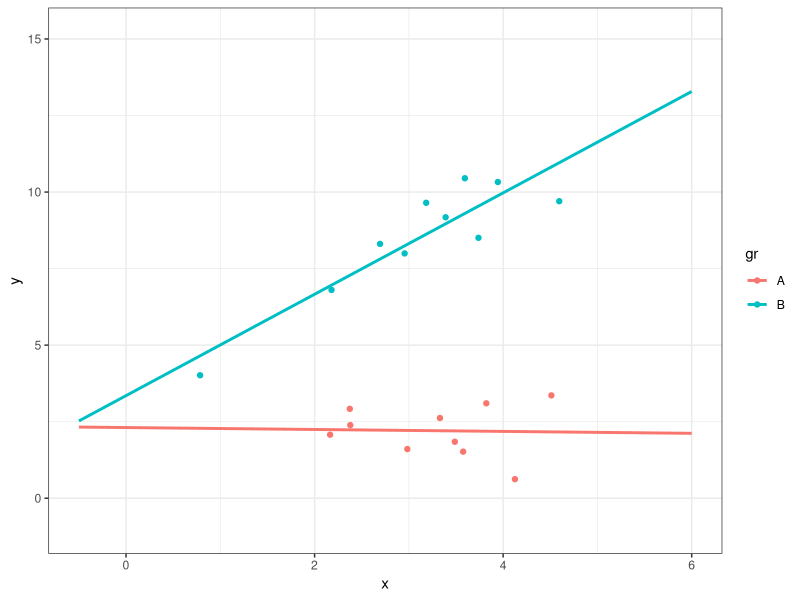
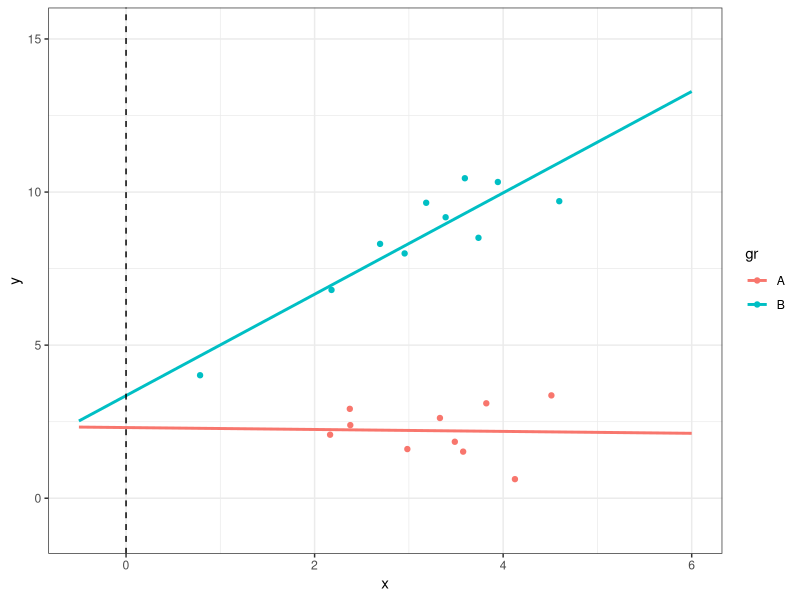
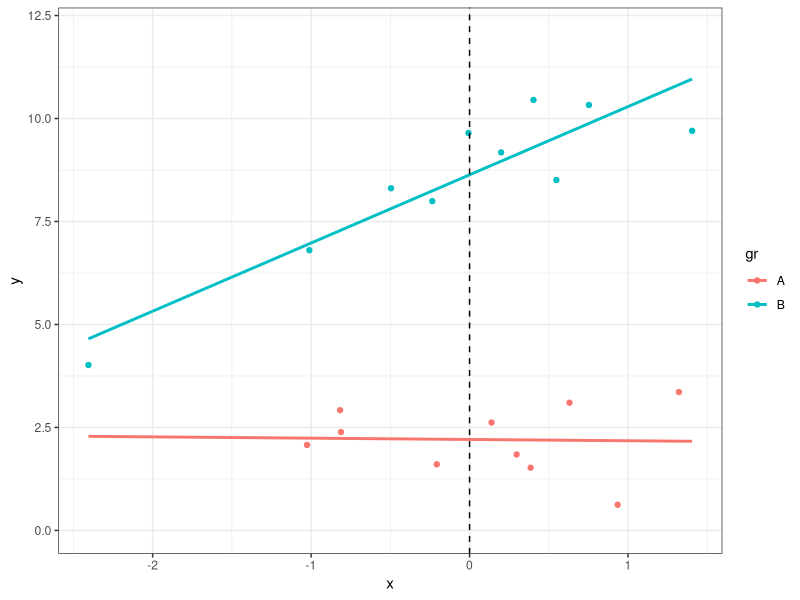
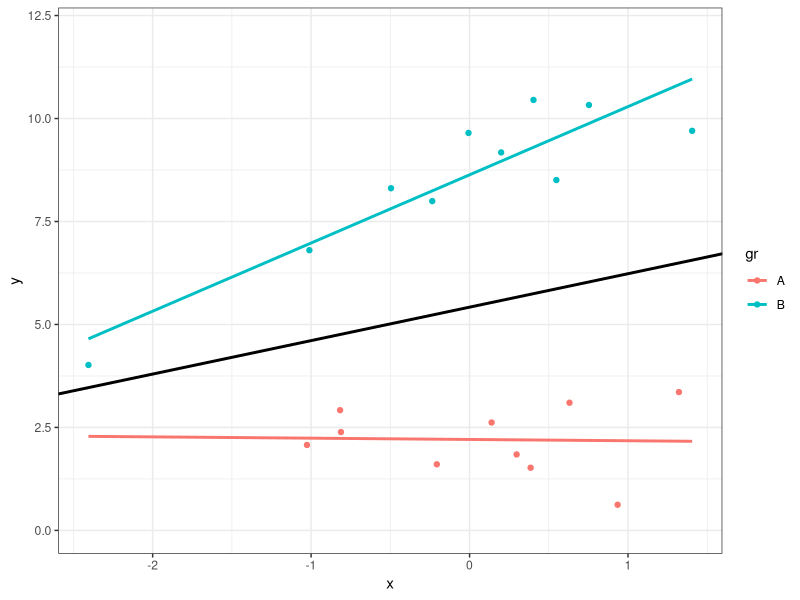

Write R code to recreate these figures, in order.
## ---- chunk 1
knitr::opts_chunk$set(echo = TRUE)
## ---- chunk 2
set.seed(1)
n0 <- 10
D <- data.frame(
  gr = as.factor(rep(LETTERS[1:2], n0)),
  x  = rnorm(n0 * 2) + 3
)
mu <- 2 + (D$gr == "B") * .5 + D$x * (D$gr == "B") * 2
D$y <- mu + rnorm(n0 * 2)

library(ggplot2)
ggplot(D, aes(x = x, y = y, color = gr)) +
  geom_point() +
  geom_smooth(method = "lm", fill = NA, fullrange = TRUE) +
  xlim(-.5, 6) +
  theme_bw()
## ---- chunk 3
mod1 <- lm(y ~ gr * x, data = D)
summary(mod1)
p2 <- ggplot(D, aes(x = x, y = y, color = gr)) +
  geom_point() +
  geom_smooth(method = "lm", fill = NA, fullrange = TRUE) +
  geom_vline(xintercept = 0, linetype = "dashed") +
  xlim(-.5, 6) +
  theme_bw()
print(p2)
## ---- chunk 4
D2 <- D
D2$x <- D$x - mean(D$x)
mod2 <- lm(y ~ gr * x, data = D2)
summary(mod2)
p3 <- ggplot(D2, aes(x = x, y = y, color = gr)) +
  geom_point() +
  geom_smooth(method = "lm", fill = NA, fullrange = TRUE) +
  geom_vline(xintercept = 0, linetype = "dashed") +
  theme_bw()
print(p3)
## ---- chunk 5
D3 <- D2
contrasts(D3$gr) <- contr.sum(2)
mod3 <- lm(y ~ gr * x, data = D3)
summary(mod3)
p4 <- ggplot(D3, aes(x = x, y = y, color = gr)) +
  geom_point() +
  geom_smooth(method = "lm", fill = NA, fullrange = TRUE) +
  geom_abline(intercept = coef(mod3)[1] , slope = coef(mod3)[3], color = "black", linewidth = 1) +
  theme_bw()
print(p4)
## ---- chunk 6
D4 <- D
D4$x <- scale(D$x)  # Centers AND divides by SD
mod4 <- lm(y ~ gr * x, data = D4)
summary(mod4)
